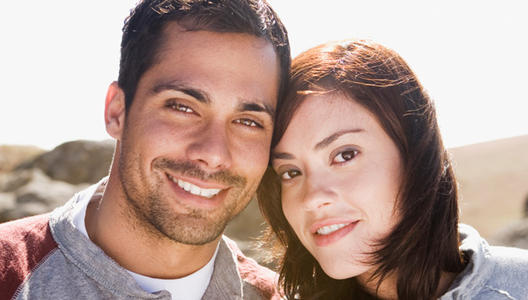
#> input picture images/test2.jpg, 528 x 300 px
$ python main.py
#> lines starting #> are read from the running program, lines starting #| are printed output that depends on the picture; after the words box and inside, x2 and y2 are one past the last pixel; in counts of white or black regions, pixels touching at a corner belong together
import cv2  # opencv库

# 读取图片
image = cv2.imread('images/test2.jpg')
#> image is the input picture: shape (300, 528, 3); mean B, G, R 146.1, 155.4, 180.4

# face_model = cv2.CascadeClassifier('models/haarcascade_frontalface_default.xml')
# this model is goods
face_model = cv2.CascadeClassifier('models/haarcascade_frontalface_default.xml')
# 图片进行灰度处理
gray = cv2.cvtColor(image, cv2.COLOR_RGB2GRAY)
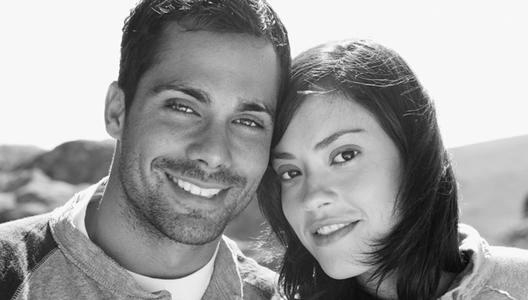
#> gray: shape (300, 528); min 2, max 255, mean 155.5
# 人脸检测
faces = face_model.detectMultiScale(gray, 1.3, 5)
#> faces = [[114, 35, 198, 198], [252, 115, 151, 151]]
# 标记人脸
for (x, y, w, h) in faces:
    # 1.原始图片；2坐标点；3.矩形宽高 4.颜色值(RGB)；5.线框
    cv2.rectangle(image, (x, y), (x + w, y + h), (0, 255, 0), 2)
#> this loop made 2 passes
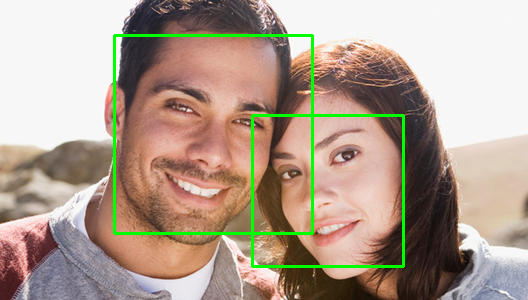
#> image: shape (300, 528, 3); 2.63% of pixels changed, all inside (x1, y1, x2, y2) = (113, 34, 405, 268)
# 显示图片窗口
cv2.imshow('人脸检测', image)
# 窗口暂停
cv2.waitKey(0)
# 销毁窗口资源
cv2.destroyAllWindows()

$ run again, with images/timg.jpg copied over images/test2.jpg
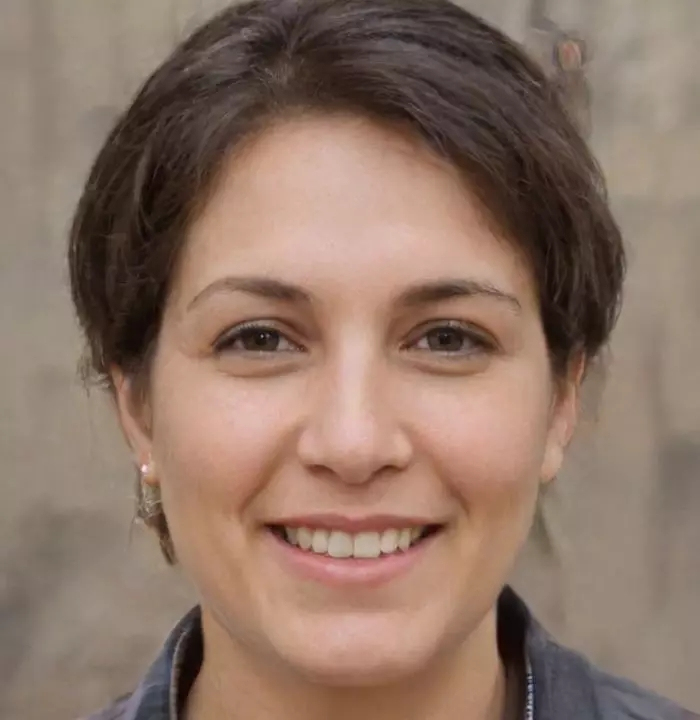
#> input picture images/timg.jpg, 700 x 720 px
#> image is the input picture: shape (720, 700, 3); mean B, G, R 102.1, 116.2, 141.3
#> `gray = cv2.cvtColor(image, cv2.COLOR_RGB2GRAY)`:
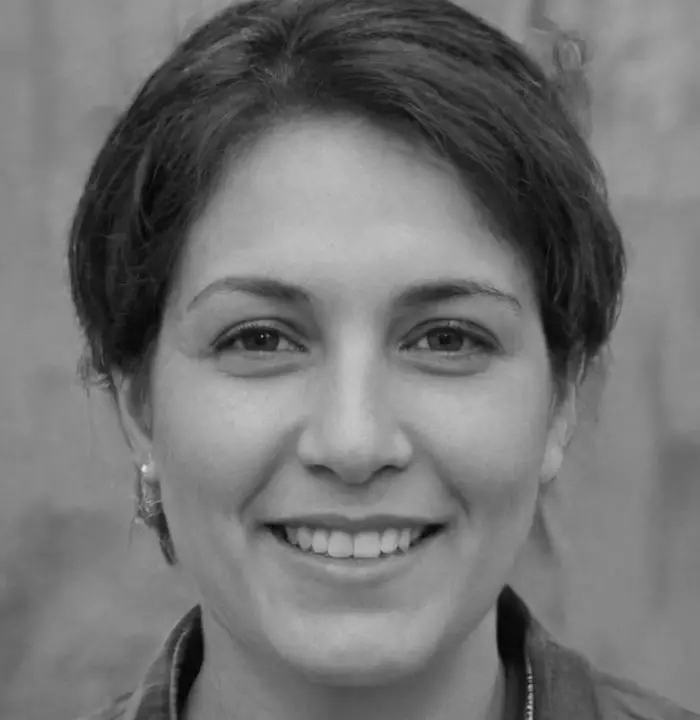
#> gray: shape (720, 700); min 2, max 225, mean 114.9
#> faces = [[103, 143, 494, 494]]
#> the loop `for (x, y, w, h) in faces:` made 1 pass
#> after the loop `for (x, y, w, h) in faces:`:
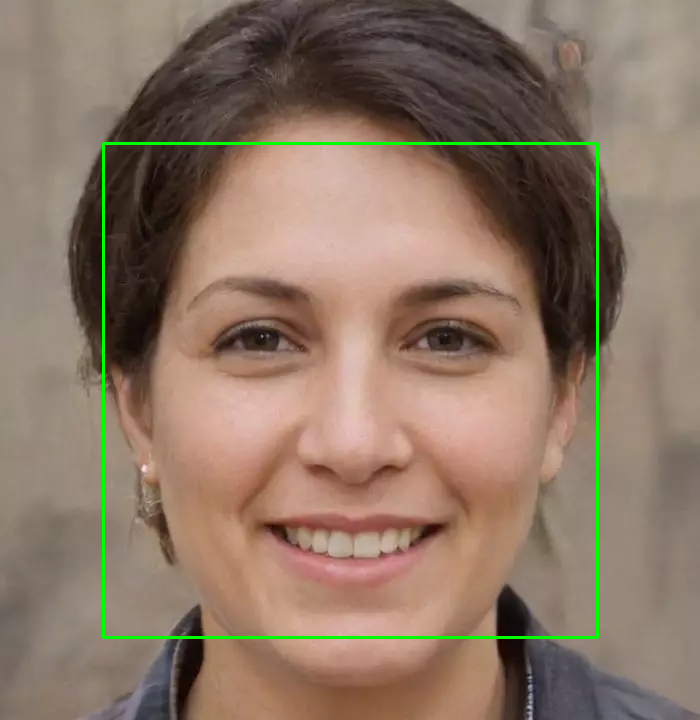
#> image: shape (720, 700, 3); 1.18% of pixels changed, all inside (x1, y1, x2, y2) = (102, 142, 599, 639)
